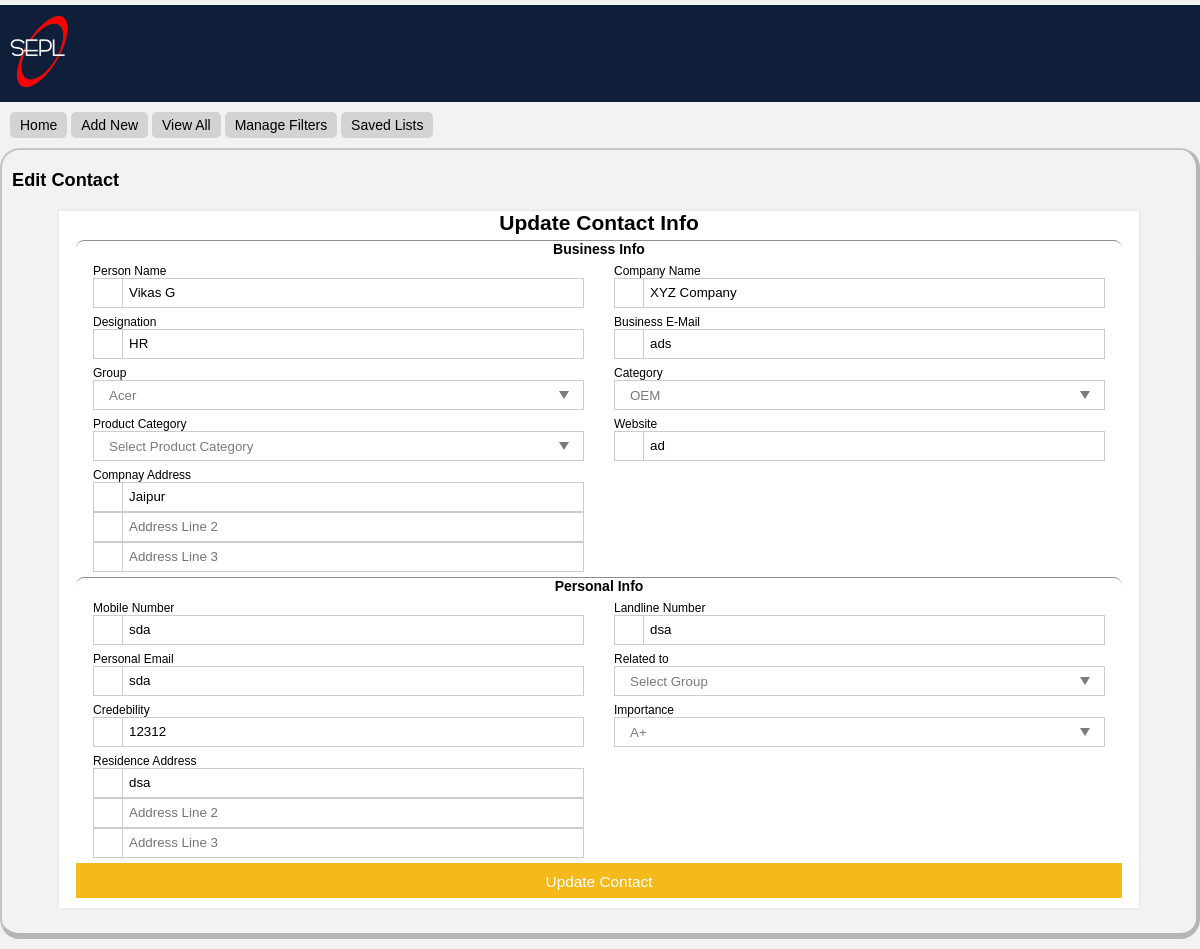
Page /visiting-card/editcontact?i=30&h=YLvVdrBBtCietn2bwoaNpaeKKGtXx6 on the committed database.
### tables this page shows
CREATE TABLE `contact` (
  `id` int(11) NOT NULL,
  `hash` varchar(255) NOT NULL,
  `person_name` varchar(255) NOT NULL DEFAULT '',
  `company_name` varchar(255) NOT NULL DEFAULT '',
  `designation` varchar(255) NOT NULL DEFAULT '',
  `company_address_1` varchar(255) NOT NULL DEFAULT '',
  `company_address_2` varchar(255) NOT NULL DEFAULT '',
  `company_address_3` varchar(255) NOT NULL DEFAULT '',
  `business_email` varchar(255) NOT NULL DEFAULT '',
  `personal_email` varchar(255) NOT NULL DEFAULT '',
  `mobile_no` varchar(100) NOT NULL DEFAULT '',
  `landline_no` varchar(100) NOT NULL DEFAULT '',
  `website` varchar(255) NOT NULL DEFAULT '',
  `residence_address_1` varchar(1000) NOT NULL DEFAULT '',
  `residence_address_2` varchar(255) NOT NULL DEFAULT '',
  `residence_address_3` varchar(255) NOT NULL DEFAULT '',
  `related_to` varchar(255) NOT NULL DEFAULT '',
  `product_type` varchar(255) NOT NULL DEFAULT '',
  `importance` varchar(255) NOT NULL DEFAULT '',
  `group_type` varchar(255) NOT NULL DEFAULT '',
  `category` varchar(255) NOT NULL DEFAULT '',
  `cr_limit` varchar(255) NOT NULL DEFAULT '',
  `created_on` datetime DEFAULT NULL
);

### editcontact.php (the view, shortened to what this page needs)
<?php
    include "include/config.php";
    if(isset($_GET['h']) && $_GET['h'] != "" && isset($_GET['i']) && $_GET['i'] != "")
    {
      $cid = $_GET['i'];
      $chash = $_GET['h'];
      $sqlgetcontact = "select * from contact where id = ".$cid." AND hash = '".$chash."'";
      $rowgetcontact = mysqli_query($con, $sqlgetcontact);
      if (mysqli_num_rows($rowgetcontact) > 0)
      {
        $resgetcontact = mysqli_fetch_array($rowgetcontact);
?>
<!DOCTYPE html>
<html>
<head>
  <?php include "include/headsection.php"; ?>
</head>
<body>
  <?php include "include/header.php"; ?>
  <?php include "include/navbar.php"; ?>
    <section class="body-section-main">
      <div class="section-wrapper">
        <div class="section-heading">Edit Contact</div>
        <div class="section-content">
           <div class="form_wrapper">
      <div class="form_container">
        <div class="title_container">
          <h2> Update Contact Info</h2>
        </div>
        <div class="row clearfix">
          <div class="">
            <form method="post" id="edit-contact-form">
              <div class="sub_heading_container">
                Business Info
              </div>
              <div class="row clearfix">
                <div class="col_half">
                  <label class="form-label" for="person-name">Person Name</label>
                  <div class="input_field"> <span><i aria-hidden="true" class="fa fa-user"></i></span>
                    <input type="text" id="person-name" name="person-name" placeholder="Person Name" maxlength="254"  value="<?php echo $resgetcontact['person_name']; ?>" />
                  </div>
                </div>
                <div class="col_half">
                  <label class="form-label" for="company-name">Company Name</label>
                  <div class="input_field"> <span><i class="fa-solid fa-building"></i></span>
                    <input type="text" id="company-name" name="company-name" placeholder="Company Name" maxlength="254" value="<?php echo $resgetcontact['company_name']; ?>"  />
                  </div>
                </div>
              </div>
              <div class="row clearfix">
                <div class="col_half">
                  <label class="designation" for="company-name">Designation</label>
                  <div class="input_field"> <span><i class="fa fa-level-up" aria-hidden="true"></i></span>
                    <input type="text" id="designation" name="designation" placeholder="Designation" maxlength="254" value="<?php echo $resgetcontact['designation']; ?>" />
                  </div>
                </div>
                <div class="col_half">
                  <label class="form-label" for="business-email">Business E-Mail</label>
                  <div class="input_field"> <span><i class="fa-solid fa-envelope"></i></span>
                    <input type="text" id="business-email" name="business-email" placeholder="Business Email" maxlength="254" value="<?php echo $resgetcontact['business_email']; ?>"/>
                  </div>
                </div>
              </div>
              <div class="row clearfix">
                <div class="col_half">
                  <label class="form-label" for="cr-limit">Group</label>
                  <div class="input_field"> <span><i class="fa-solid fa-maximize"></i></span>
                    <div class="input_field select_option">
                    <select id="group" name="group">
                      <?php
                          $sqlgetgrouptype = "select * from group_type";
                          $rowgetgrouptype = mysqli_query($con, $sqlgetgrouptype);
                          if (mysqli_num_rows($rowgetgrouptype) > 0)
                          {
                            $i = 0;
                            while ($i <= ($resgetgrouptype = mysqli_fetch_array($rowgetgrouptype)))
                            {
                              if($resgetcontact['group_type'] == $resgetgrouptype['id'])
                              {
                                $groupselected = "selected";
                              }
                              else
                              {
                                $groupselected = "";
                              }
                          ?>
                                  <option value="<?php echo $resgetgrouptype["id"]; ?>" <?php echo $groupselected; ?> > <?php echo $resgetgrouptype["name"]; ?></option>
                          <?php
                                $i++;
                              }
                            }
                          ?>
                    </select>
                    </div>
                  </div>
                </div>
                <div class="col_half">
                  <label class="form-label" for="category">Category</label>
                  <div class="input_field"> <span><i aria-hidden="true" class="fa fa-user"></i></span>
                    <div class="input_field select_option">
                    <select id="category" name="category">
                      <?php
                          $sqlgetcategorytype = "select * from category_type";
                          $rowgetcategorytype = mysqli_query($con, $sqlgetcategorytype);
                          if (mysqli_num_rows($rowgetcategorytype) > 0)
                          {
                            $i = 0;
                            while ($i <= ($resgetcategorytype = mysqli_fetch_array($rowgetcategorytype)))
                            {
                              if($resgetcontact['category'] == $resgetcategorytype['id'])
                              {
                                $categoryselected = "selected";
                              }
                              else
                              {
                                $categoryselected = "";
                              }
                          ?>
                                  <option value="<?php echo $resgetcategorytype["id"]; ?>" <?php echo $categoryselected; ?> > <?php echo $resgetcategorytype["name"]; ?></option>
                          <?php
                                $i++;
                              }
                            }
                          ?>
                    </select>
                  </div>
                  </div>
                </div>
              </div>
              <div class="row clearfix">
                <div class="col_half">
                  <label class="form-label" for="category">Product Category</label>
                  <div class="input_field"> <span><i aria-hidden="true" class="fa fa-user"></i></span>
                    <div class="input_field select_option">
                    <select id="product-type" name="product-type">
                      <option value="0">Select Product Category</option>
                    </select>
                  </div>
                  </div>
                </div>
                <div class="col_half">
                  <label class="form-label" for="website">Website</label>
                  <div class="input_field"> <span><i class="fa-solid fa-globe"></i></span>
                    <input type="text" id="website" name="website" placeholder="Website" maxlength="254" value="<?php echo $resgetcontact['website']; ?>"/>
                  </div>
                </div>
              </div>
              <div class="row clearfix">
                <div class="col_half">
                  <label class="form-label" for="company-address">Compnay Address</label>
                  <div class="input_field"> <span><i class="fa-solid fa-address-book"></i></span>
                    <input type="text" id="company-address-1" name="company-address-1" placeholder="Address Line 1" maxlength="254" value="<?php echo $resgetcontact['company_address_1']; ?>"/>
                  </div>
                  <div class="input_field"> <span><i class="fa-solid fa-address-book"></i></span>
                    <input type="text" id="company-address-2" name="company-address-2" placeholder="Address Line 2" maxlength="254" value="<?php echo $resgetcontact['company_address_2']; ?>"/>
                  </div>
                  <div class="input_field"> <span><i class="fa-solid fa-address-book"></i></span>
                    <input type="text" id="company-address-3" name="company-address-3" placeholder="Address Line 3" maxlength="254" value="<?php echo $resgetcontact['company_address_3']; ?>"/>
                  </div>
                </div>
              </div>
              <div class="sub_heading_container">
                Personal Info
              </div>
              <div class="row clearfix">
                <div class="col_half">
                  <label class="form-label" for="mobile-no">Mobile Number</label>
                  <div class="input_field"> <span><i class="fa-solid fa-mobile-retro"></i></span>
                    <input type="text" id="mobile-no" name="mobile-no" placeholder="Mobile Number" maxlength="99" value="<?php echo $resgetcontact['mobile_no']; ?>"/>
                  </div>
                </div>
                <div class="col_half">
                  <label class="form-label" for="landline-no">Landline Number</label>
                  <div class="input_field"> <span><i class="fa-solid fa-phone"></i></span>
                    <input type="text" id="landline-no" name="landline-no" placeholder="LandLine Number" maxlength="99" value="<?php echo $resgetcontact['landline_no']; ?>"/>
                  </div>
                </div>
              </div>
              <div class="row clearfix">
                <div class="col_half">
                  <label class="form-label" for="personal-email">Personal Email</label>
                  <div class="input_field"> <span><i class="fa-solid fa-envelope"></i></span>
                    <input type="text" id="personal-email" name="personal-email" placeholder="Personal Email" maxlength="254" value="<?php echo $resgetcontact['personal_email']; ?>" />
                  </div>
                </div>
                <div class="col_half">
                  <label class="form-label" for="cr-limit">Related to</label>
                  <div class="input_field"> <span><i class="fa-solid fa-maximize"></i></span>
                    <div class="input_field select_option">
                    <select id="related-to" name="related-to">
                      <option value="0">Select Group</option>
                    </select>
                    </div>
                  </div>
                </div>
              </div>
              <div class="row clearfix">
                <div class="col_half">
                  <label class="form-label" for="cr-limit">Credebility</label>
                  <div class="input_field"> <span><i class="fa-solid fa-maximize"></i></span>
                    <input type="number" id="cr-limit" name="cr-limit" placeholder="Credebility" maxlength="254" value="<?php echo $resgetcontact['cr_limit']; ?>"/>
                  </div>
                </div>
                <div class="col_half">
                  <label class="form-label" for="importance">Importance</label>
                  <div class="input_field"> <span><i aria-hidden="true" class="fa fa-user"></i></span>
                    <div class="input_field select_option">
                    <select id="importance" name="importance">
                      <?php
                          $sqlgetimportancetype = "select * from importance_type";
                          $rowgetimportancetype = mysqli_query($con, $sqlgetimportancetype);
                          if (mysqli_num_rows($rowgetimportancetype) > 0)
                          {
                            $i = 0;
                            while ($i <= ($resgetimportancetype = mysqli_fetch_array($rowgetimportancetype)))
                            {
                              if($resgetcontact['importance'] == $resgetimportancetype['id'])
                              {
                                $importanceselected = "selected";
                              }
                              else
                              {
                                $importanceselected = "";
                              }
                          ?>
                                  <option value="<?php echo $resgetimportancetype["id"]; ?>" <?php echo $importanceselected; ?> > <?php echo $resgetimportancetype["name"]; ?></option>
                          <?php
                                $i++;
                              }
                            }
                          ?>
                    </select>
                  </div>
                  </div>
                </div>
              </div>
              <div class="row clearfix">
                <div class="col_half">
                  <label class="form-label" for="residence-address">Residence Address</label>
                  <div class="input_field"> <span><i aria-hidden="true" class="fa fa-envelope"></i></span>
                    <input type="text" id="residence-address-1" name="residence-address-1" placeholder="Address Line 1" maxlength="254" value="<?php echo $resgetcontact['residence_address_1']; ?>" />
                  </div>
                  <div class="input_field"> <span><i aria-hidden="true" class="fa fa-envelope"></i></span>
                    <input type="text" id="residence-address-2" name="residence-address-2" placeholder="Address Line 2" maxlength="254" value="<?php echo $resgetcontact['residence_address_2']; ?>" />
                  </div>
                  <div class="input_field"> <span><i aria-hidden="true" class="fa fa-envelope"></i></span>
                    <input type="text" id="residence-address-3" name="residence-address-3" placeholder="Address Line 3" maxlength="254" value="<?php echo $resgetcontact['residence_address_3']; ?>" />
                  </div>
                </div>
              </div>
              <input class="button" id="edit-contact-form-submit" name="edit-contact-form-submit" type="submit" value="Update Contact" />
            </form>
          </div>
        </div>
      </div>
    </div>
        </div>
      </div>
    </section>
</body>
</html>
<?php
    }
    else
    {
      header("location:".getDomain()."/viewall".getPageExt());
    }
  }
  else
  {
    header("location:".getDomain()."/viewall".getPageExt());
  }
?>

### rows in the picture
contact: person-name "Vikas G", company-name "XYZ Company", designation "HR", business-email "ads", website "ad", company-address-1 "Jaipur", mobile-no "sda", landline-no "dsa", personal-email "sda", cr-limit "12312", residence-address-1 "dsa"

### other values in the picture
form field group "Acer"
form field category "OEM"
form field importance "A+"
